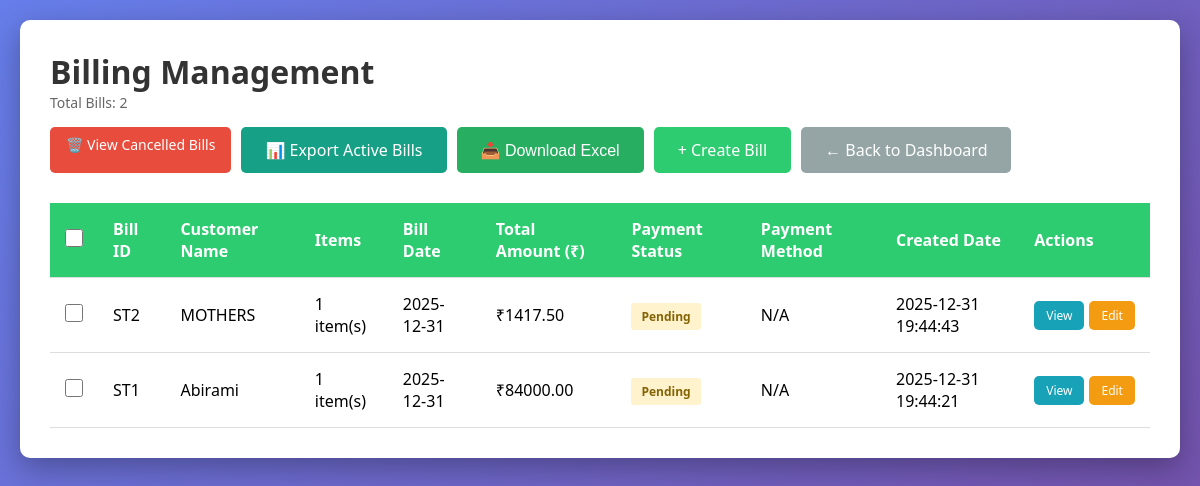
The page /billing/ on the database as committed earlier.
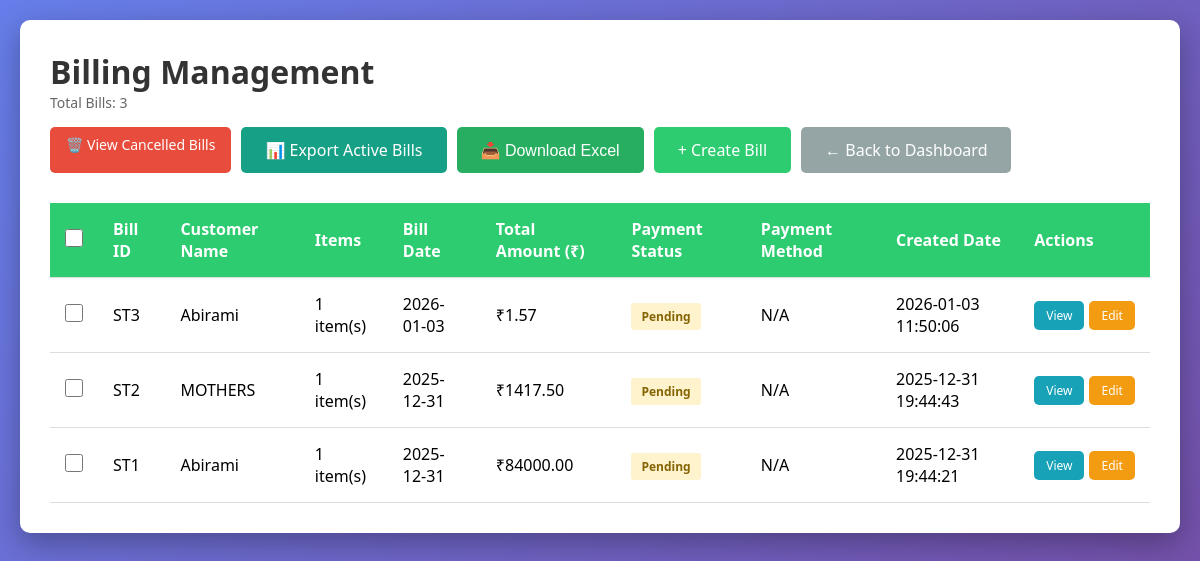
The same page on the database as committed later.
### tables this page shows
CREATE TABLE billing (
                    id INTEGER PRIMARY KEY AUTOINCREMENT,
                    bill_id TEXT UNIQUE NOT NULL,
                    customer_id INTEGER NOT NULL,
                    bill_date DATE NOT NULL,
                    subtotal REAL DEFAULT 0.0,
                    gst_amount REAL DEFAULT 0.0,
                    total_amount REAL NOT NULL DEFAULT 0.0,
                    payment_status TEXT DEFAULT 'Pending',
                    notes TEXT,
                    created_at TIMESTAMP DEFAULT CURRENT_TIMESTAMP,
                    FOREIGN KEY (customer_id) REFERENCES customers (id)
                );

CREATE TABLE customers (
                    id INTEGER PRIMARY KEY AUTOINCREMENT,
                    customer_id TEXT UNIQUE NOT NULL,
                    vendor_code TEXT UNIQUE,
                    name TEXT NOT NULL,
                    email TEXT,
                    mobile TEXT,
                    address TEXT,
                    state TEXT,
                    gst_number TEXT,
                    created_at TIMESTAMP DEFAULT CURRENT_TIMESTAMP
                );

### routes/billing.py (the view)
@billing_bp.route('/')
def index():
    show_cancelled = request.args.get('show_cancelled', 'false') == 'true'
    conn = get_db_connection()
    if show_cancelled:
        bills = conn.execute('''
            SELECT b.*, c.name as customer_name,
                   (SELECT COUNT(*) FROM billing_items WHERE bill_id = b.bill_id) as item_count
            FROM billing b
            JOIN customers c ON b.customer_id = c.id
            WHERE b.payment_status = 'Cancelled'
            ORDER BY b.created_at DESC
        ''').fetchall()
    else:
        bills = conn.execute('''
            SELECT b.*, c.name as customer_name,
                   (SELECT COUNT(*) FROM billing_items WHERE bill_id = b.bill_id) as item_count
            FROM billing b
            JOIN customers c ON b.customer_id = c.id
            WHERE b.payment_status != 'Cancelled'
            ORDER BY b.created_at DESC
        ''').fetchall()
    conn.close()
    return render_template('billing/index.html', bills=bills, show_cancelled=show_cancelled)

### database.py (called while the page is built)
def get_db_connection():
    conn = sqlite3.connect(DATABASE)
    conn.row_factory = sqlite3.Row
    return conn

### templates/billing/index.html (shortened to what this page needs)
<!DOCTYPE html>
<html lang="en">
<head>
</head>
<body>
    <div class="container">
        <div class="header">
            <div>
                <h1>Billing Management{% if show_cancelled %} - Cancelled Bills{% endif %}</h1>
                <p class="bill-count">Total Bills: {{ bills|length }}</p>
            </div>
            <div class="button-group">
                {% if show_cancelled %}
                <a href="{{ url_for('billing.index') }}" class="btn btn-info no-print">📋 View Active Bills</a>
                {% else %}
                <a href="{{ url_for('billing.index', show_cancelled='true') }}" class="btn btn-danger no-print">🗑️ View Cancelled Bills</a>
                {% endif %}
                <a href="{{ url_for('billing.active_bills_export') }}" class="btn btn-success no-print" style="background: #16a085;">📊 Export Active Bills</a>
                <button onclick="downloadExcel()" class="btn btn-success no-print">📥 Download Excel</button>
                <a href="{{ url_for('billing.create') }}" class="btn btn-primary no-print">+ Create Bill</a>
                <a href="{{ url_for('dashboard') }}" class="btn btn-secondary no-print">← Back to Dashboard</a>
            </div>
        </div>
        {% if bills %}
            <form id="cancelForm" method="POST" action="{{ url_for('billing.cancel_bills_confirm') }}">
                <table>
                    <thead>
                        <tr>
                            {% if not show_cancelled %}
                            <th class="checkbox-cell no-print">
                                <input type="checkbox" id="selectAll" onchange="toggleSelectAll(this)">
                            </th>
                            {% endif %}
                            <th>Bill ID</th>
                            <th>Customer Name</th>
                            <th>Items</th>
                            <th>Bill Date</th>
                            <th>Total Amount (₹)</th>
                            <th>Payment Status</th>
                            <th>Payment Method</th>
                            <th>Created Date</th>
                            <th class="no-print">Actions</th>
                        </tr>
                    </thead>
                    <tbody>
                        {% for bill in bills %}
                        <tr>
                            {% if not show_cancelled %}
                            <td class="checkbox-cell no-print">
                                <input type="checkbox" name="bill_ids[]" value="{{ bill['id'] }}" class="bill-checkbox" onchange="updateSelection()">
                            </td>
                            {% endif %}
                            <td>{{ bill['bill_id'] }}</td>
                            <td>{{ bill['customer_name'] }}</td>
                            <td>{{ bill['item_count'] }} item(s)</td>
                            <td>{{ bill['bill_date'] }}</td>
                            <td>₹{{ "%.2f"|format(bill['total_amount']) }}</td>
                            <td>
                                <span class="status-badge status-{{ bill['payment_status']|lower }}">
                                    {{ bill['payment_status'] }}
                                </span>
                            </td>
                            <td>{{ bill['payment_method'] or 'N/A' }}</td>
                            <td>{{ bill['created_at'] }}</td>
                            <td class="no-print">
                                <div style="display: flex; gap: 5px;">
                                    <a href="{{ url_for('billing.view', id=bill['id']) }}" class="btn btn-info" style="padding: 6px 12px; font-size: 12px;">View</a>
                                    <a href="{{ url_for('billing.update', bill_id=bill['id']) }}" class="btn btn-primary" style="padding: 6px 12px; font-size: 12px; background: #f39c12;">Edit</a>
                                </div>
                            </td>
                        </tr>
                        {% endfor %}
                    </tbody>
                </table>
            </form>
        {% endif %}
    </div>
</body>
</html>

Rows that differ between the two databases and show on the page:
added billing: bill_id "ST3", customer_name "Abirami", item_count "1", bill_date "2026-01-03", total_amount "1.57", payment_status "Pending", bill "N/A", created_at "2026-01-03 11:50:06"
Other text that changed with them:
{{ bills|length }}: "2" → "3"
